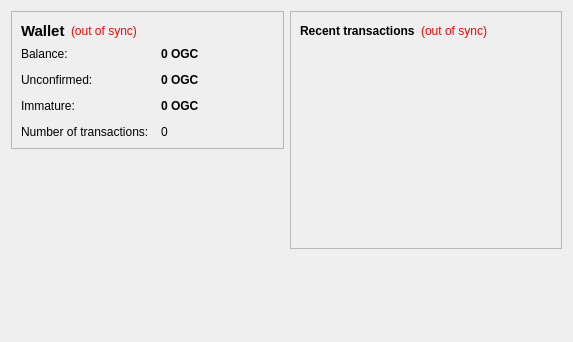
<?xml version="1.0" encoding="UTF-8"?>
<ui version="4.0">
 <class>OverviewPage</class>
 <widget class="QWidget" name="OverviewPage">
  <property name="geometry">
   <rect>
    <x>0</x>
    <y>0</y>
    <width>573</width>
    <height>342</height>
   </rect>
  </property>
  <property name="windowTitle">
   <string>Form</string>
  </property>
  <layout class="QHBoxLayout" name="horizontalLayout" stretch="1,1">
   <item>
    <layout class="QVBoxLayout" name="verticalLayout_2">
     <item>
      <widget class="QFrame" name="frame">
       <property name="frameShape">
        <enum>QFrame::StyledPanel</enum>
       </property>
       <property name="frameShadow">
        <enum>QFrame::Raised</enum>
       </property>
       <layout class="QVBoxLayout" name="verticalLayout_4">
        <item>
         <layout class="QHBoxLayout" name="horizontalLayout_4">
          <item>
           <widget class="QLabel" name="label_5">
            <property name="font">
             <font>
              <pointsize>11</pointsize>
              <weight>75</weight>
              <bold>true</bold>
             </font>
            </property>
            <property name="text">
             <string>Wallet</string>
            </property>
           </widget>
          </item>
          <item>
           <widget class="QLabel" name="labelWalletStatus">
            <property name="toolTip">
             <string>The displayed information may be out of date. Your wallet automatically synchronizes with the OnlineGamingCoin network after a connection is established, but this process has not completed yet.</string>
            </property>
            <property name="styleSheet">
             <string notr="true">QLabel { color: red; }</string>
            </property>
            <property name="text">
             <string notr="true">(out of sync)</string>
            </property>
            <property name="alignment">
             <set>Qt::AlignLeading|Qt::AlignLeft|Qt::AlignVCenter</set>
            </property>
           </widget>
          </item>
          <item>
           <spacer name="horizontalSpacer_2">
            <property name="orientation">
             <enum>Qt::Horizontal</enum>
            </property>
            <property name="sizeHint" stdset="0">
             <size>
              <width>40</width>
              <height>20</height>
             </size>
            </property>
           </spacer>
          </item>
         </layout>
        </item>
        <item>
         <layout class="QFormLayout" name="formLayout_2">
          <property name="fieldGrowthPolicy">
           <enum>QFormLayout::AllNonFixedFieldsGrow</enum>
          </property>
          <property name="horizontalSpacing">
           <number>12</number>
          </property>
          <property name="verticalSpacing">
           <number>12</number>
          </property>
          <item row="0" column="0">
           <widget class="QLabel" name="label">
            <property name="text">
             <string>Balance:</string>
            </property>
           </widget>
          </item>
          <item row="0" column="1">
           <widget class="QLabel" name="labelBalance">
            <property name="font">
             <font>
              <weight>75</weight>
              <bold>true</bold>
             </font>
            </property>
            <property name="cursor">
             <cursorShape>IBeamCursor</cursorShape>
            </property>
            <property name="toolTip">
             <string>Your current balance</string>
            </property>
            <property name="text">
             <string notr="true">0 OGC</string>
            </property>
            <property name="textInteractionFlags">
             <set>Qt::LinksAccessibleByMouse|Qt::TextSelectableByKeyboard|Qt::TextSelectableByMouse</set>
            </property>
           </widget>
          </item>
          <item row="1" column="0">
           <widget class="QLabel" name="label_3">
            <property name="text">
             <string>Unconfirmed:</string>
            </property>
           </widget>
          </item>
          <item row="1" column="1">
           <widget class="QLabel" name="labelUnconfirmed">
            <property name="font">
             <font>
              <weight>75</weight>
              <bold>true</bold>
             </font>
            </property>
            <property name="cursor">
             <cursorShape>IBeamCursor</cursorShape>
            </property>
            <property name="toolTip">
             <string>Total of transactions that have yet to be confirmed, and do not yet count toward the current balance</string>
            </property>
            <property name="text">
             <string notr="true">0 OGC</string>
            </property>
            <property name="textInteractionFlags">
             <set>Qt::LinksAccessibleByMouse|Qt::TextSelectableByKeyboard|Qt::TextSelectableByMouse</set>
            </property>
           </widget>
          </item>
          <item row="3" column="0">
           <widget class="QLabel" name="label_2">
            <property name="text">
             <string>Number of transactions:</string>
            </property>
           </widget>
          </item>
          <item row="3" column="1">
           <widget class="QLabel" name="labelNumTransactions">
            <property name="toolTip">
             <string>Total number of transactions in wallet</string>
            </property>
            <property name="text">
             <string notr="true">0</string>
            </property>
           </widget>
          </item>
          <item row="2" column="0">
           <widget class="QLabel" name="labelImmatureText">
            <property name="text">
             <string>Immature:</string>
            </property>
           </widget>
          </item>
          <item row="2" column="1">
           <widget class="QLabel" name="labelImmature">
            <property name="font">
             <font>
              <weight>75</weight>
              <bold>true</bold>
             </font>
            </property>
            <property name="toolTip">
             <string>Mined balance that has not yet matured</string>
            </property>
            <property name="text">
             <string notr="true">0 OGC</string>
            </property>
            <property name="textInteractionFlags">
             <set>Qt::LinksAccessibleByMouse|Qt::TextSelectableByKeyboard|Qt::TextSelectableByMouse</set>
            </property>
           </widget>
          </item>
         </layout>
        </item>
       </layout>
      </widget>
     </item>
     <item>
      <spacer name="verticalSpacer">
       <property name="orientation">
        <enum>Qt::Vertical</enum>
       </property>
       <property name="sizeHint" stdset="0">
        <size>
         <width>20</width>
         <height>40</height>
        </size>
       </property>
      </spacer>
     </item>
     <item>
      <widget class="QLabel" name="label_6">
       <property name="text">
        <string/>
       </property>
       <property name="pixmap">
        <pixmap resource="../bitcoin.qrc">:/images/backg</pixmap>
       </property>
       <property name="scaledContents">
        <bool>false</bool>
       </property>
       <property name="alignment">
        <set>Qt::AlignCenter</set>
       </property>
       <property name="margin">
        <number>-2</number>
       </property>
      </widget>
     </item>
    </layout>
   </item>
   <item>
    <layout class="QVBoxLayout" name="verticalLayout_3">
     <item>
      <widget class="QFrame" name="frame_2">
       <property name="frameShape">
        <enum>QFrame::StyledPanel</enum>
       </property>
       <property name="frameShadow">
        <enum>QFrame::Raised</enum>
       </property>
       <layout class="QVBoxLayout" name="verticalLayout">
        <item>
         <layout class="QHBoxLayout" name="horizontalLayout_2">
          <item>
           <widget class="QLabel" name="label_4">
            <property name="text">
             <string>&lt;b&gt;Recent transactions&lt;/b&gt;</string>
            </property>
           </widget>
          </item>
          <item>
           <widget class="QLabel" name="labelTransactionsStatus">
            <property name="toolTip">
             <string>The displayed information may be out of date. Your wallet automatically synchronizes with the OnlineGamingCoin network after a connection is established, but this process has not completed yet.</string>
            </property>
            <property name="styleSheet">
             <string notr="true">QLabel { color: red; }</string>
            </property>
            <property name="text">
             <string notr="true">(out of sync)</string>
            </property>
            <property name="alignment">
             <set>Qt::AlignRight|Qt::AlignTrailing|Qt::AlignVCenter</set>
            </property>
           </widget>
          </item>
          <item>
           <spacer name="horizontalSpacer">
            <property name="orientation">
             <enum>Qt::Horizontal</enum>
            </property>
            <property name="sizeHint" stdset="0">
             <size>
              <width>40</width>
              <height>20</height>
             </size>
            </property>
           </spacer>
          </item>
         </layout>
        </item>
        <item>
         <widget class="QListView" name="listTransactions">
          <property name="styleSheet">
           <string notr="true">QListView { background: transparent; }</string>
          </property>
          <property name="frameShape">
           <enum>QFrame::NoFrame</enum>
          </property>
          <property name="verticalScrollBarPolicy">
           <enum>Qt::ScrollBarAlwaysOff</enum>
          </property>
          <property name="horizontalScrollBarPolicy">
           <enum>Qt::ScrollBarAlwaysOff</enum>
          </property>
          <property name="selectionMode">
           <enum>QAbstractItemView::NoSelection</enum>
          </property>
         </widget>
        </item>
       </layout>
      </widget>
     </item>
     <item>
      <spacer name="verticalSpacer_2">
       <property name="orientation">
        <enum>Qt::Vertical</enum>
       </property>
       <property name="sizeHint" stdset="0">
        <size>
         <width>20</width>
         <height>40</height>
        </size>
       </property>
      </spacer>
     </item>
    </layout>
   </item>
  </layout>
 </widget>
 <resources/>
 <connections/>
</ui>
